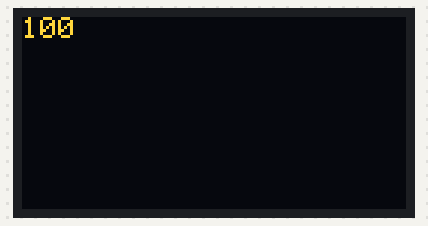
Simulated run of this sketch. Board: Arduino Uno, built with avr-gcc and run on an emulated ATmega328P. Shown: 128×64 one-colour display. The OLED is the two-colour kind (top 16 rows yellow).

Above: at 0.14 s.
At 0.77 s:
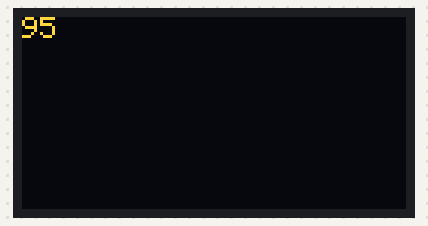
At 2.42 s:
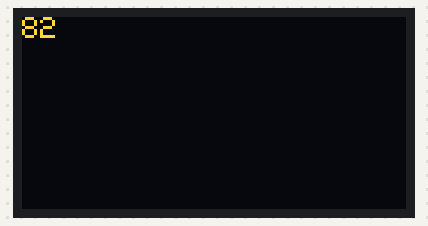
At 5.33 s:
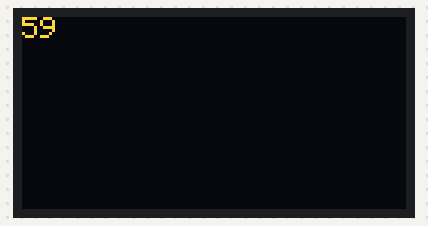
At 7.73 s:
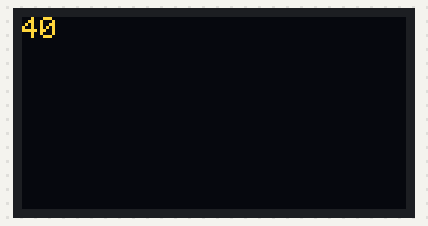
At 10.26 s:
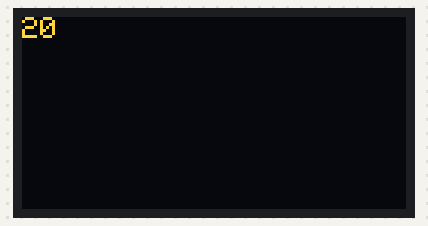

The sketch:

OLED_counterDOWN.ino
```cpp
// Panggil Library
    #include <Adafruit_GFX.h>
    #include <Adafruit_SSD1306.h>
    #include <Wire.h>

// Pendefinisian parameter
    #define oled 0x3c             // i2c comm address for OLED
    #define OLED_RESET 4
    #define limitDOWN 0

    int x = 100;

// Inisiasi display OLED
    Adafruit_SSD1306 display(OLED_RESET);

void setup(){
  // Memulai fungsi OLED
      display.begin(SSD1306_SWITCHCAPVCC, oled);

  // Menghapus OLED pertama kali, jika tidak dihapus akan ada simbol Adafruit.
      display.clearDisplay();

  // Untuk mendapatkan efek display
      display.display();

}

void loop() {
    // Code untuk menampilkan conterDOWN
          counterDOWN(limitDOWN);


}

int counterDOWN(int batasBawah){
   if( x >= batasBawah){
      display.clearDisplay();                     // di clear, agar angka lama tidak ditimpa oleh angka yang baru
      display.setTextSize(1);                     // menentukan ukuran font (Font size)
      display.setTextColor(WHITE);                // menentukan warna tulisan (Font color)
      display.setCursor(0, 0);                    // mengatur posisi cursor text (x,y)
      display.print(x--);                         // menampilkan pesan dengan perintah ‘print’
      display.display();                          // untuk mendapatkan efek dari code OLED
      delay(100);
   }

}
```
